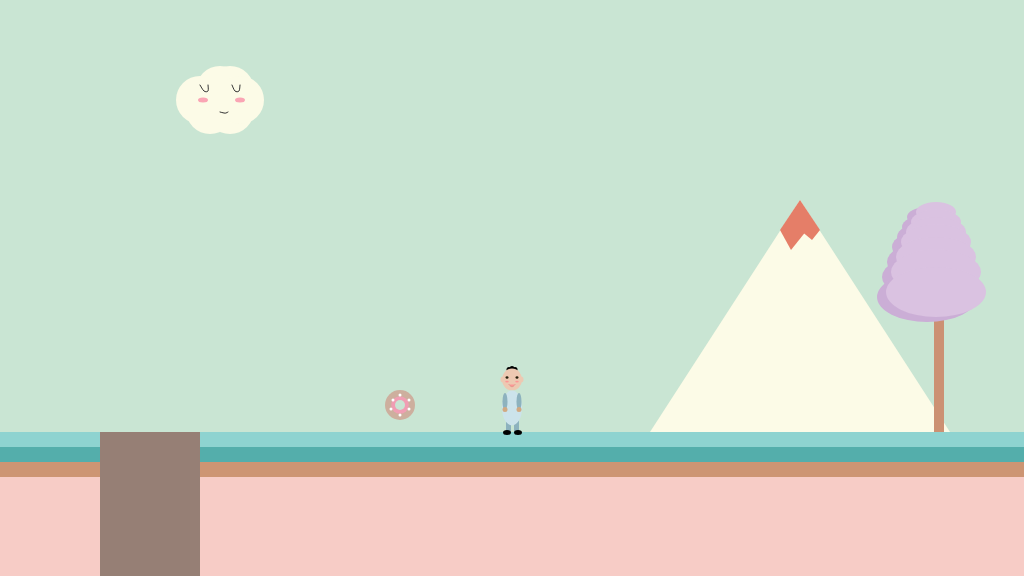
Frame 1 (no input)
Frame 60 (no input): identical to frame 1, image omitted
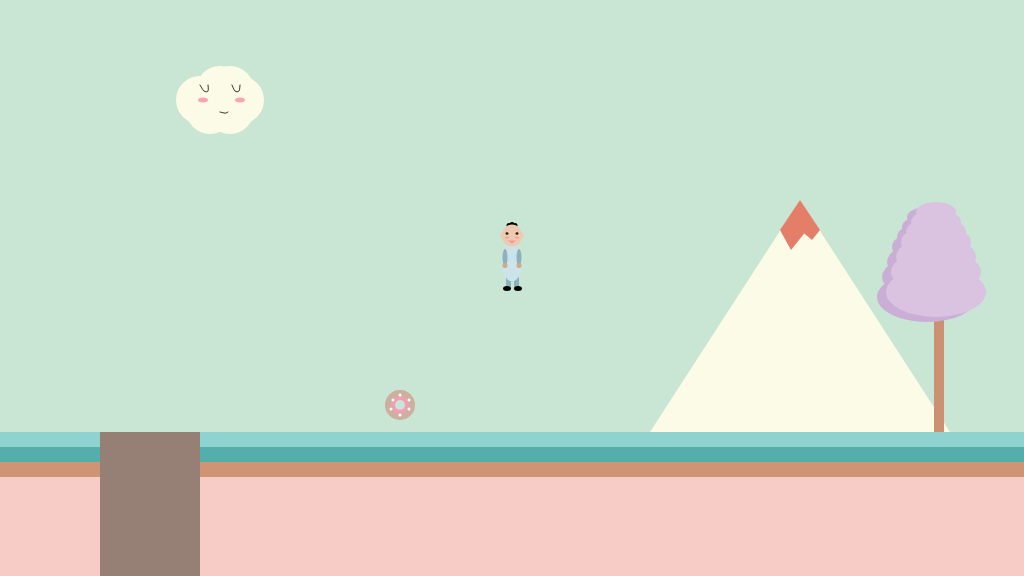
Frame 120 (the mouse pressed at the canvas centre since frame 60)

The p5.js sketch that drew these frames (run headless with seeded random() and noise() and a simulated clock; from frame 60 on, the mouse is pressed at the canvas centre):

// p5.js sketch
// ── sketch.js
/*

The Game Project

2b - using variables

*/

let floorPos_y;

let gameChar;

let tree;

let canyon;

let collectableItem;

let mountain;

let cloud;

function setup() {
  createCanvas(1024, 576);

  floorPos_y = 432;

  gameChar = {
    pos_x: width / 2,
    pos_y: floorPos_y,
  };

  tree = {
    pos_x: 936,
    pos_y: floorPos_y - 120,
    scale: 1.0,
    shadow_x: 927,
    shadow_y: floorPos_y - 120 + 5,
  };

  canyon = {
    pos_x: 100,
    width: 100,
  };

  collectableItem = {
    pos_x: 400,
    pos_y: 405,
    size: 10,
  };

  cloud = {
    pos_x: 200,
    pos_y: 100,
    scale: 2,
  };

  mountain = {
    pos_x: 800,
    pos_y: 200,
    wide: 150,
  };
}

function draw() {
  console.log(height / 2);
  //fill the sky
  background(201, 229, 211);

  //draw ground
  noStroke();
  fill(142, 211, 208);
  rect(0, floorPos_y, width, 15);
  fill(84, 174, 171);
  rect(0, floorPos_y + 15, width, 15);
  fill(205, 149, 115);
  rect(0, floorPos_y + 30, width, 15);
  fill(247, 204, 198);
  rect(0, floorPos_y + 45, width, height - floorPos_y);

  //A cloud in the sky
  strokeWeight(1);
  fill(252, 251, 231);
  ellipse(cloud.pos_x, cloud.pos_y, 24 * cloud.scale, 24 * cloud.scale);
  ellipse(
    cloud.pos_x + 10,
    cloud.pos_y + 10,
    24 * cloud.scale,
    24 * cloud.scale
  );
  ellipse(
    cloud.pos_x + 30,
    cloud.pos_y + 10,
    24 * cloud.scale,
    24 * cloud.scale
  );
  ellipse(
    cloud.pos_x + 30,
    cloud.pos_y - 10,
    24 * cloud.scale,
    24 * cloud.scale
  );
  ellipse(
    cloud.pos_x + 20,
    cloud.pos_y - 10,
    24 * cloud.scale,
    24 * cloud.scale
  );
  ellipse(cloud.pos_x + 40, cloud.pos_y, 24 * cloud.scale, 24 * cloud.scale);
  //Right Eye
  stroke(51);
  beginShape();
  curveVertex(cloud.pos_x + 32, cloud.pos_y - 15);
  curveVertex(cloud.pos_x + 32, cloud.pos_y - 15);
  curveVertex(cloud.pos_x + 35, cloud.pos_y - 9);
  curveVertex(cloud.pos_x + 39, cloud.pos_y - 9);
  curveVertex(cloud.pos_x + 40, cloud.pos_y - 15);
  curveVertex(cloud.pos_x + 40, cloud.pos_y - 15);
  endShape();
  //Left Eye
  beginShape();
  curveVertex(cloud.pos_x, cloud.pos_y - 15);
  curveVertex(cloud.pos_x, cloud.pos_y - 15);
  curveVertex(cloud.pos_x + 4, cloud.pos_y - 9);
  curveVertex(cloud.pos_x + 8, cloud.pos_y - 9);
  curveVertex(cloud.pos_x + 8, cloud.pos_y - 15);
  curveVertex(cloud.pos_x + 8, cloud.pos_y - 15);
  endShape();
  fill(250, 165, 180);
  noStroke();
  //left cheek
  ellipse(cloud.pos_x + 3, cloud.pos_y, 10, 5);
  // right cheek
  ellipse(cloud.pos_x + 40, cloud.pos_y, 10, 5);
  //Mouth
  stroke(51);
  beginShape();
  fill(252, 251, 231);
  curveVertex(cloud.pos_x + 20, cloud.pos_y + 12);
  curveVertex(cloud.pos_x + 20, cloud.pos_y + 12);
  curveVertex(cloud.pos_x + 24, cloud.pos_y + 13);
  curveVertex(cloud.pos_x + 26, cloud.pos_y + 13);
  curveVertex(cloud.pos_x + 28, cloud.pos_y + 12);
  curveVertex(cloud.pos_x + 28, cloud.pos_y + 12);
  endShape();

  //A mountain in the distance
  noStroke();
  fill(252, 251, 231);
  //Mountain
  triangle(
    mountain.pos_x - mountain.wide,
    432,
    mountain.pos_x + mountain.wide,
    432,
    mountain.pos_x,
    mountain.pos_y
  );
  //Mountain Crown
  fill(229, 126, 104);
  triangle(
    mountain.pos_x - 20,
    mountain.pos_y + 30,
    mountain.pos_x + 20,
    mountain.pos_y + 30,
    mountain.pos_x,
    mountain.pos_y
  );
  triangle(
    mountain.pos_x - 20,
    mountain.pos_y + 30,
    mountain.pos_x + 7,
    mountain.pos_y + 30,
    mountain.pos_x - 9,
    mountain.pos_y + 50
  );
  triangle(
    mountain.pos_x - 0,
    mountain.pos_y + 30,
    mountain.pos_x + 20,
    mountain.pos_y + 30,
    mountain.pos_x + 12,
    mountain.pos_y + 40
  );

  //Tree
  noStroke();
  fill(204, 145, 115);
  rect(tree.pos_x - 2, tree.pos_y, 10, 120);
  fill(203, 174, 214);
  ellipse(tree.shadow_x, tree.shadow_y - 100, 40 * tree.scale, 20 * tree.scale);
  ellipse(tree.shadow_x, tree.shadow_y - 90, 50 * tree.scale, 25 * tree.scale);
  ellipse(tree.shadow_x, tree.shadow_y - 80, 60 * tree.scale, 30 * tree.scale);
  ellipse(tree.shadow_x, tree.shadow_y - 70, 70 * tree.scale, 35 * tree.scale);
  ellipse(tree.shadow_x, tree.shadow_y - 55, 80 * tree.scale, 40 * tree.scale);
  ellipse(tree.shadow_x, tree.shadow_y - 40, 90 * tree.scale, 45 * tree.scale);
  ellipse(tree.shadow_x, tree.shadow_y - 20, 100 * tree.scale, 50 * tree.scale);
  fill(218, 194, 225);
  ellipse(tree.pos_x, tree.pos_y - 100, 40 * tree.scale, 20 * tree.scale);
  ellipse(tree.pos_x, tree.pos_y - 90, 50 * tree.scale, 25 * tree.scale);
  ellipse(tree.pos_x, tree.pos_y - 80, 60 * tree.scale, 30 * tree.scale);
  ellipse(tree.pos_x, tree.pos_y - 70, 70 * tree.scale, 35 * tree.scale);
  ellipse(tree.pos_x, tree.pos_y - 55, 80 * tree.scale, 40 * tree.scale);
  ellipse(tree.pos_x, tree.pos_y - 40, 90 * tree.scale, 45 * tree.scale);
  ellipse(tree.pos_x, tree.pos_y - 20, 100 * tree.scale, 50 * tree.scale);

  //Canyon
  noStroke();
  fill(150, 127, 117);
  rect(canyon.pos_x, floorPos_y, canyon.width, height - floorPos_y);

  //A collectable token
  fill(205, 175, 158);
  ellipse(
    collectableItem.pos_x,
    collectableItem.pos_y,
    collectableItem.size * 3,
    collectableItem.size * 3
  );
  fill(240, 158, 179);
  ellipse(
    collectableItem.pos_x,
    collectableItem.pos_y,
    collectableItem.size * 1.75,
    collectableItem.size * 1.75
  );
  fill(201, 229, 211);
  ellipse(
    collectableItem.pos_x,
    collectableItem.pos_y,
    collectableItem.size,
    collectableItem.size
  );
  fill(255);
  ellipse(collectableItem.pos_x + 9, collectableItem.pos_y + 4, 3, 3);
  ellipse(collectableItem.pos_x - 9, collectableItem.pos_y + 4, 3, 3);
  ellipse(collectableItem.pos_x + 9, collectableItem.pos_y - 5, 3, 3);
  ellipse(collectableItem.pos_x - 7, collectableItem.pos_y - 5, 3, 3);
  ellipse(collectableItem.pos_x, collectableItem.pos_y - 10, 3, 3);
  ellipse(collectableItem.pos_x, collectableItem.pos_y + 10, 3, 3);

  //GameChar Standing, facing frontwards
  //hair
  fill(0);
  ellipse(gameChar.pos_x, gameChar.pos_y - 63.5, 5, 5);
  ellipse(gameChar.pos_x - 3, gameChar.pos_y - 62.5, 5, 5);
  ellipse(gameChar.pos_x + 3, gameChar.pos_y - 62.5, 5, 5);
  //Head
  fill(237, 201, 178);
  ellipse(gameChar.pos_x, gameChar.pos_y - 52.5, 20, 22);
  //right eye
  fill(36, 30, 11);
  ellipse(gameChar.pos_x - 5, gameChar.pos_y - 54.5, 3, 2.5);
  //left eye
  fill(36, 30, 11);
  ellipse(gameChar.pos_x + 5, gameChar.pos_y - 54.5, 3, 2.5);
  //right ear
  fill(237, 201, 178);
  ellipse(gameChar.pos_x - 9, gameChar.pos_y - 52.5, 5, 6);
  //left ear
  fill(237, 201, 178);
  ellipse(gameChar.pos_x + 9, gameChar.pos_y - 52.5, 5, 6);
  //right cheek
  fill(255, 149, 149);
  ellipse(gameChar.pos_x - 5, gameChar.pos_y - 50.5, 3.5, 1.75);
  //left cheek
  ellipse(gameChar.pos_x + 5, gameChar.pos_y - 50.5, 3.5, 1.75);
  //mouth
  stroke(228, 154, 143);
  beginShape();
  curveVertex(gameChar.pos_x - 3, gameChar.pos_y - 47.5);
  curveVertex(gameChar.pos_x - 3, gameChar.pos_y - 47.5);
  curveVertex(gameChar.pos_x - 1, gameChar.pos_y - 45.5);
  curveVertex(gameChar.pos_x + 1, gameChar.pos_y - 45.5);
  curveVertex(gameChar.pos_x + 3, gameChar.pos_y - 47.5);
  curveVertex(gameChar.pos_x + 3, gameChar.pos_y - 47.5);
  endShape();
  //left leg
  noStroke();
  fill(141, 178, 190);
  rect(gameChar.pos_x + 2, gameChar.pos_y - 12.5, 5, 12);
  //left shoe
  fill(0);
  ellipse(gameChar.pos_x + 6, gameChar.pos_y + 0.5, 8, 5);
  //right leg
  fill(141, 178, 190);
  rect(gameChar.pos_x - 6, gameChar.pos_y - 12.5, 5, 12);
  //right shoe
  fill(0);
  ellipse(gameChar.pos_x - 5, gameChar.pos_y + 0.5, 8, 5);
  //Body
  fill(204, 227, 235);
  ellipse(gameChar.pos_x, gameChar.pos_y - 24, 20, 35);
  //left arm
  fill(141, 178, 190);
  ellipse(gameChar.pos_x + 7, gameChar.pos_y - 30.5, 5, 17);
  //left hand
  fill(209, 169, 130);
  ellipse(gameChar.pos_x + 7, gameChar.pos_y - 22.5, 5, 5);
  //right arm
  fill(141, 178, 190);
  ellipse(gameChar.pos_x - 7, gameChar.pos_y - 30.5, 5, 17);
  //right hand
  fill(209, 169, 130);
  ellipse(gameChar.pos_x - 7, gameChar.pos_y - 22.5, 5, 5);
}

function mousePressed() {
  gameChar.pos_x = mouseX;
  gameChar.pos_y = mouseY;
}
